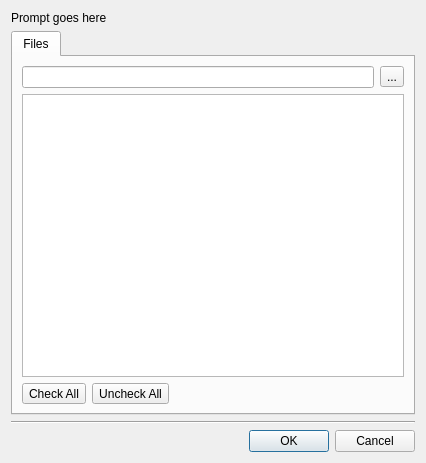
<?xml version="1.0" encoding="UTF-8"?>
<ui version="4.0">
 <class>AddTilesetsDialog</class>
 <widget class="QDialog" name="AddTilesetsDialog">
  <property name="geometry">
   <rect>
    <x>0</x>
    <y>0</y>
    <width>426</width>
    <height>463</height>
   </rect>
  </property>
  <property name="windowTitle">
   <string>Add Tilesets</string>
  </property>
  <layout class="QGridLayout" name="gridLayout_2">
   <item row="3" column="0">
    <widget class="QDialogButtonBox" name="buttonBox">
     <property name="orientation">
      <enum>Qt::Horizontal</enum>
     </property>
     <property name="standardButtons">
      <set>QDialogButtonBox::Cancel|QDialogButtonBox::Ok</set>
     </property>
    </widget>
   </item>
   <item row="1" column="0">
    <widget class="QTabWidget" name="tabWidget">
     <property name="currentIndex">
      <number>0</number>
     </property>
     <widget class="QWidget" name="tab">
      <attribute name="title">
       <string>Files</string>
      </attribute>
      <layout class="QGridLayout" name="gridLayout">
       <item row="1" column="0">
        <layout class="QHBoxLayout" name="pathLayout">
         <item>
          <widget class="QLineEdit" name="path">
           <property name="readOnly">
            <bool>true</bool>
           </property>
          </widget>
         </item>
         <item>
          <widget class="QToolButton" name="browse">
           <property name="text">
            <string>...</string>
           </property>
          </widget>
         </item>
        </layout>
       </item>
       <item row="2" column="0">
        <widget class="QListWidget" name="files"/>
       </item>
       <item row="3" column="0">
        <layout class="QHBoxLayout" name="horizontalLayout">
         <item>
          <widget class="QToolButton" name="checkAll">
           <property name="text">
            <string>Check All</string>
           </property>
          </widget>
         </item>
         <item>
          <widget class="QToolButton" name="uncheckAll">
           <property name="text">
            <string>Uncheck All</string>
           </property>
          </widget>
         </item>
         <item>
          <spacer name="horizontalSpacer">
           <property name="orientation">
            <enum>Qt::Horizontal</enum>
           </property>
           <property name="sizeHint" stdset="0">
            <size>
             <width>40</width>
             <height>20</height>
            </size>
           </property>
          </spacer>
         </item>
        </layout>
       </item>
      </layout>
     </widget>
    </widget>
   </item>
   <item row="2" column="0">
    <widget class="Line" name="line">
     <property name="orientation">
      <enum>Qt::Horizontal</enum>
     </property>
    </widget>
   </item>
   <item row="0" column="0">
    <widget class="QLabel" name="prompt">
     <property name="text">
      <string>Prompt goes here</string>
     </property>
    </widget>
   </item>
  </layout>
 </widget>
 <resources/>
 <connections>
  <connection>
   <sender>buttonBox</sender>
   <signal>accepted()</signal>
   <receiver>AddTilesetsDialog</receiver>
   <slot>accept()</slot>
   <hints>
    <hint type="sourcelabel">
     <x>248</x>
     <y>254</y>
    </hint>
    <hint type="destinationlabel">
     <x>157</x>
     <y>274</y>
    </hint>
   </hints>
  </connection>
  <connection>
   <sender>buttonBox</sender>
   <signal>rejected()</signal>
   <receiver>AddTilesetsDialog</receiver>
   <slot>reject()</slot>
   <hints>
    <hint type="sourcelabel">
     <x>316</x>
     <y>260</y>
    </hint>
    <hint type="destinationlabel">
     <x>286</x>
     <y>274</y>
    </hint>
   </hints>
  </connection>
 </connections>
</ui>
